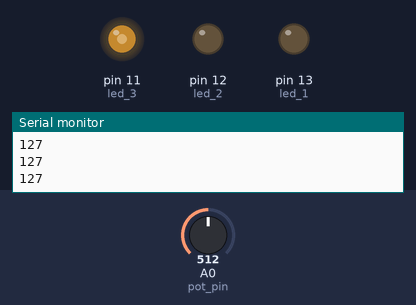
Bench run of a sketch on a simulated Arduino Uno, built with avr-gcc and run on an emulated ATmega328P. On the bench: output pins drawn as LEDs (lit = HIGH), the last lines printed to the serial monitor. Inputs (shaded band) come from the test bench; at power-on: A0 (pot_pin) = 512.

Above: at 1.2 s.
1.3 s: A0 (pot_pin) set to 716
At 2.0 s:
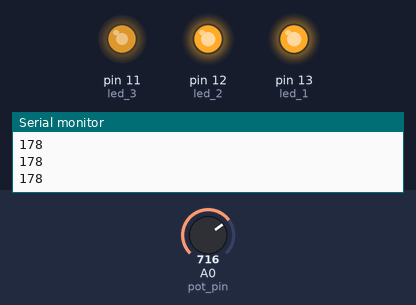
2.8 s: A0 (pot_pin) set to 900
At 3.2 s:
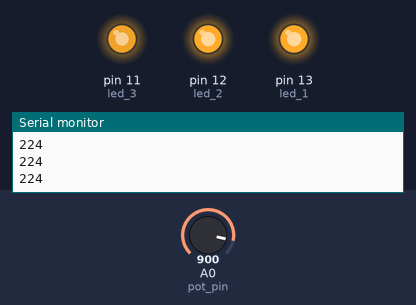
4.3 s: A0 (pot_pin) set to 122
At 5.5 s:
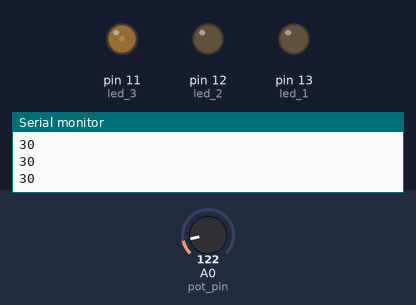
5.8 s: A0 (pot_pin) set to 0
At 6.6 s:
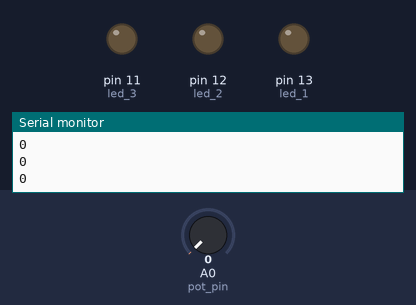
7.3 s: A0 (pot_pin) set to 511
At 7.7 s:
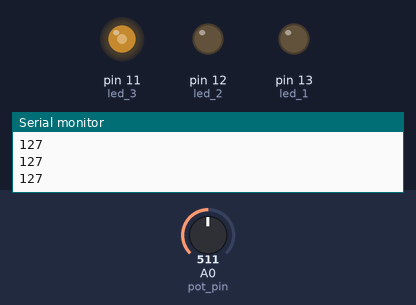
Timing chart, 0 to 9.8 s (numbered marks = the images above; inputs shaded):
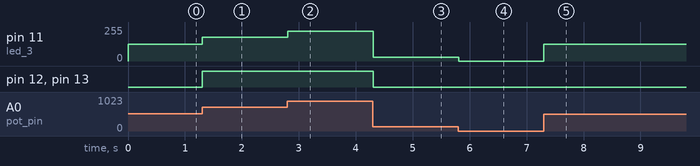

Measured:
- after the input at 1.3 s, pin 11 (led_3): 127/255 → 178/255 at once; pin 12 (led_2), pin 13 (led_1): LOW → HIGH at once
- after the input at 2.8 s, pin 11 (led_3): 178/255 → 224/255 at once
- after the input at 4.3 s, pin 11 (led_3): 224/255 → 30/255 at once; pin 12 (led_2), pin 13 (led_1): HIGH → LOW at once
- after the input at 5.8 s, pin 11 (led_3): 30/255 → 0/255 at once
- after the input at 7.3 s, pin 11 (led_3): 0/255 → 127/255 at once

The sketch:

LED_BRIGHTNESS_CONTROL_WITH_POTENTIOMETER.ino
```cpp
int led_1 =13;
int led_2 =12;
int led_3 =11;
int pot_pin = A0;
void setup() {
  // put your setup code here, to run once:
Serial.begin(9600);
pinMode(led_3, OUTPUT);
pinMode(led_2, OUTPUT);
pinMode(led_1, OUTPUT);
pinMode(pot_pin, INPUT);

}

int brightness = 0;

void loop() {
  // put your main code here, to run repeatedly:
  brightness = map(analogRead(pot_pin),0,1023,0,255);
  Serial.println(brightness);
  analogWrite(led_3, brightness);
  analogWrite(led_2, brightness);
  analogWrite(led_1, brightness);

}
```
